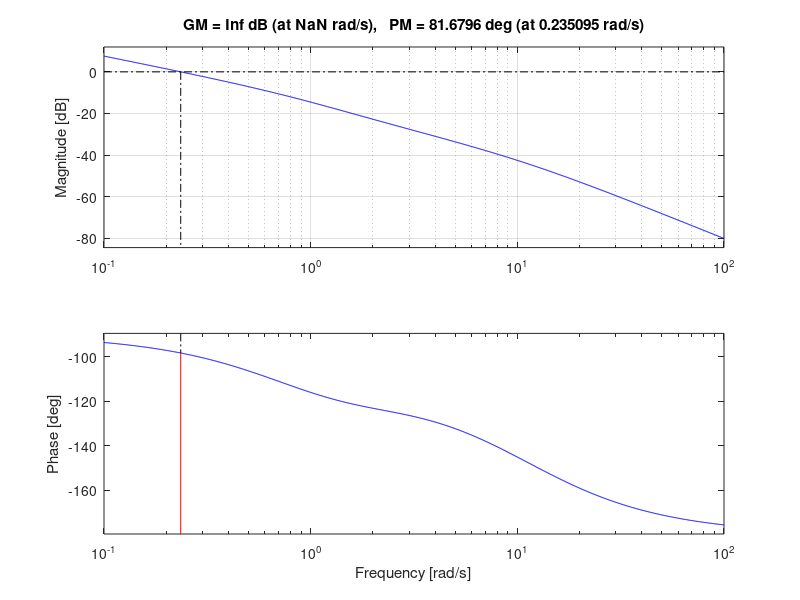
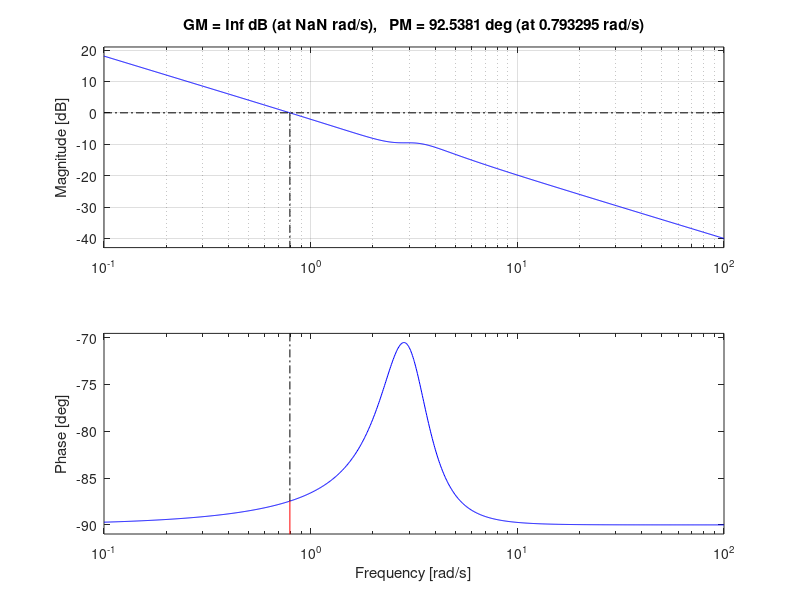
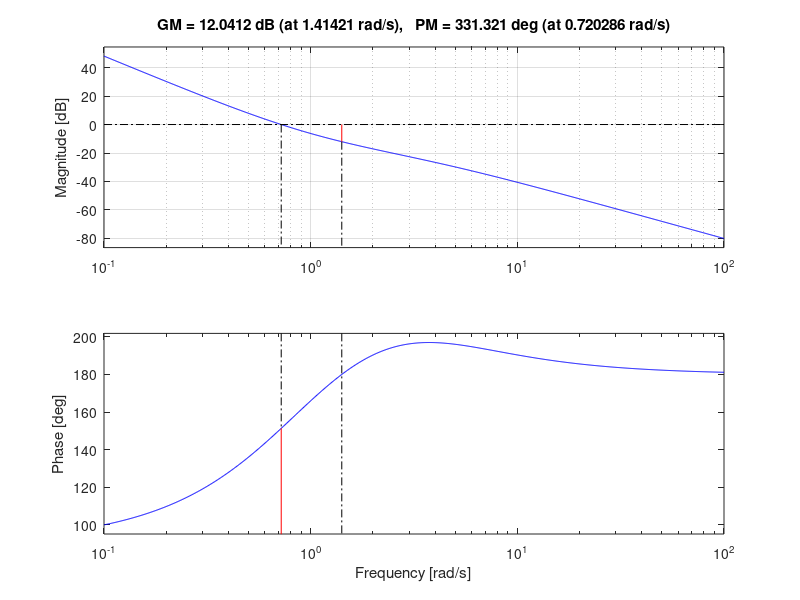
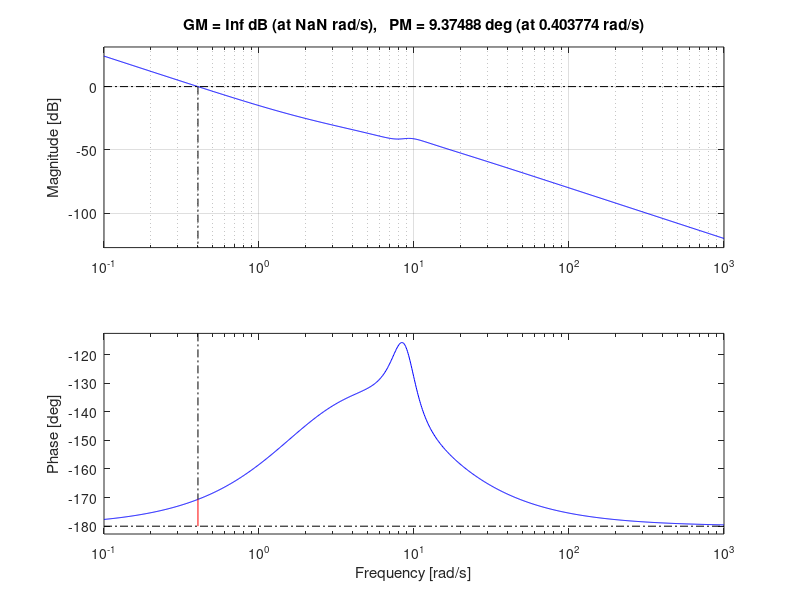

These figures' MATLAB source, in order:
%Edward Venator
%EECS 304 Spring 2012
%Lab 5

%1a
L_a_num = [1 8 12];
L_a_den = [1 16 65 50 0];
L_a = tf(L_a_num, L_a_den);
figure(1)
bode(L_a);
margin(L_a)
grid();
%title('Bode Diagram of System 1A');

%1b
L_b_num = [1 2 8];
L_b_den = [1 2 10 0];
L_b = tf(L_b_num, L_b_den);
figure(2)
bode(L_b);
margin(L_b)
grid();
%title('Bode Diagram of System 1B');

%1c
L_c_num = [1 2 1];
L_c_den = [1 4 0 0 0];
L_c = tf(L_c_num, L_c_den);
figure(3)
bode(L_c);
margin(L_c)
grid();
%title('Bode Diagram of System 1C');

%1d
L_d_num = [1 6 76 136];
L_d_den = [1 14 125 850 0 0];
L_d = tf(L_d_num, L_d_den);
figure(4)
bode(L_d);
margin(L_d)
grid();
%title('Bode Diagram of System 1D');

%1e
L_e_num = [1 2 1];
L_e_den = [1 38 322 -720 800 0];
L_e = tf(L_e_num, L_e_den);
figure(5)
bode(L_e);
margin(L_e)
grid();
%title('Bode Diagram of System 1E');

%3
k = 7;
num = [1 20 100];
den = [1 0 0 0];
sys = tf(k*num, den);
figure(6);
bode(sys);
margin(sys);

k = 4;
sys = tf(k*num, den);
figure(7);
bode(sys);
margin(sys);

sys = tf(num, den);
figure(8);
rlocus(sys);